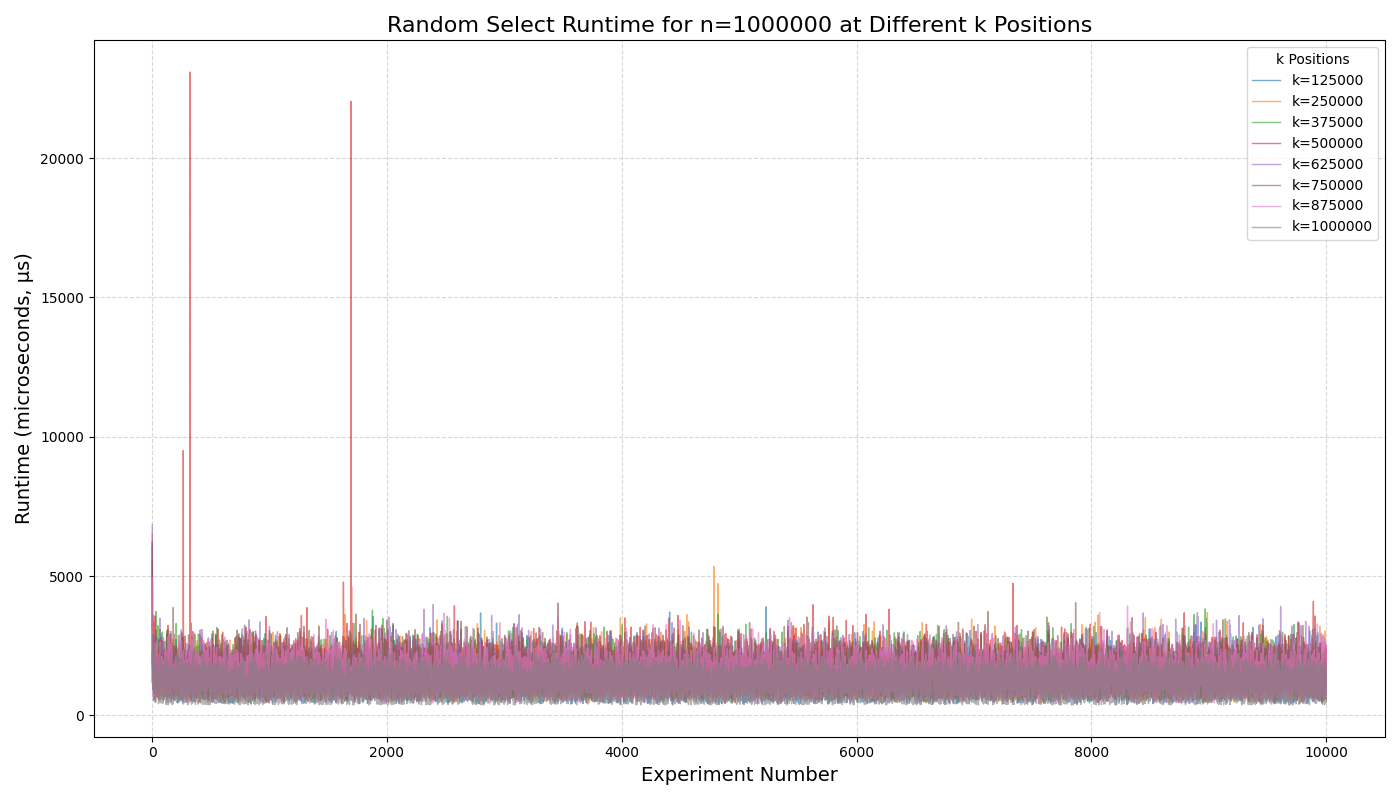

The script that saved this image:
import matplotlib.pyplot as plt
import numpy as np

# 设置文件路径
file_path = "/Users/tang/Course/算法设计与分析/Lab/Lab 1/times/random_continue_1000000.txt"  # 请替换为您的实际文件路径

# 固定的 n 值
n = 1000000

# 定义 k 的位置（k = n/8, 2n/8, ..., 8n/8）
k_positions = [n * i / 8 for i in range(1, 9)]
k_labels = [f"k={int(k)}" for k in k_positions]

# 实验次数
num_experiments = 10000

# 初始化一个列表来存储所有 k 的运行时间数据
runtimes = []

# 读取文件并解析数据
try:
    with open(file_path, "r") as file:
        for line_num, line in enumerate(file, start=1):
            # 去除行末的换行符并按空格分割
            run_time_strs = line.strip().split()
            # 检查每行是否有10000个数据
            if len(run_time_strs) != num_experiments:
                raise ValueError(
                    f"第 {line_num} 行的数据数量不为 {num_experiments}，实际为 {len(run_time_strs)}。"
                )
            # 将字符串转换为浮点数
            run_time_floats = [float(rt) for rt in run_time_strs]
            runtimes.append(run_time_floats)
except FileNotFoundError:
    print(f"文件未找到: {file_path}")
    exit(1)
except ValueError as ve:
    print(f"数据格式错误: {ve}")
    exit(1)

# 检查是否有8个 k 的数据
if len(runtimes) != 8:
    print(f"预期8个 k 的数据，但读取到 {len(runtimes)} 个。")
    exit(1)

# 准备x轴数据（实验次数）
x = np.arange(1, num_experiments + 1)

# 创建图形和轴
plt.figure(figsize=(14, 8))

# 为每个 k 绘制运行时间曲线
for i in range(8):
    plt.plot(
        x,
        runtimes[i],
        label=k_labels[i],
        alpha=0.6,  # 设置透明度以便更好地展示重叠部分
        linewidth=1,  # 线宽
    )

# 添加标题和轴标签
plt.title(f"Random Select Runtime for n={n} at Different k Positions", fontsize=16)
plt.xlabel("Experiment Number", fontsize=14)
plt.ylabel("Runtime (microseconds, μs)", fontsize=14)

# 添加图例
plt.legend(title="k Positions", fontsize=10, loc="upper right")

# 添加网格
plt.grid(True, linestyle="--", alpha=0.5)

# 优化布局
plt.tight_layout()

# 显示图表
plt.show()

# 如果需要保存图表，可以使用以下代码：
# plt.savefig('runtime_comparison_n1000000.png', dpi=300)
